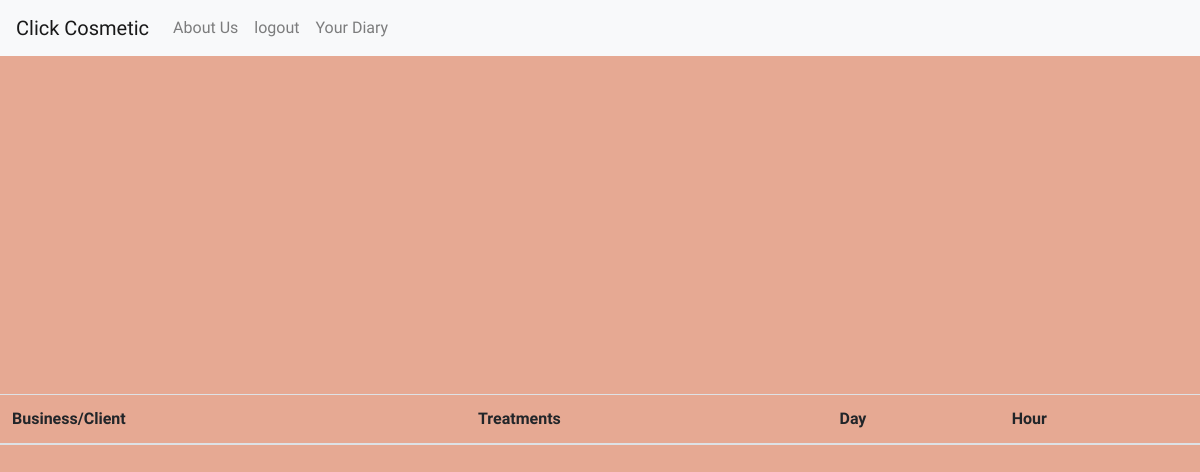
The app's page /diary/ (signed in), older data.
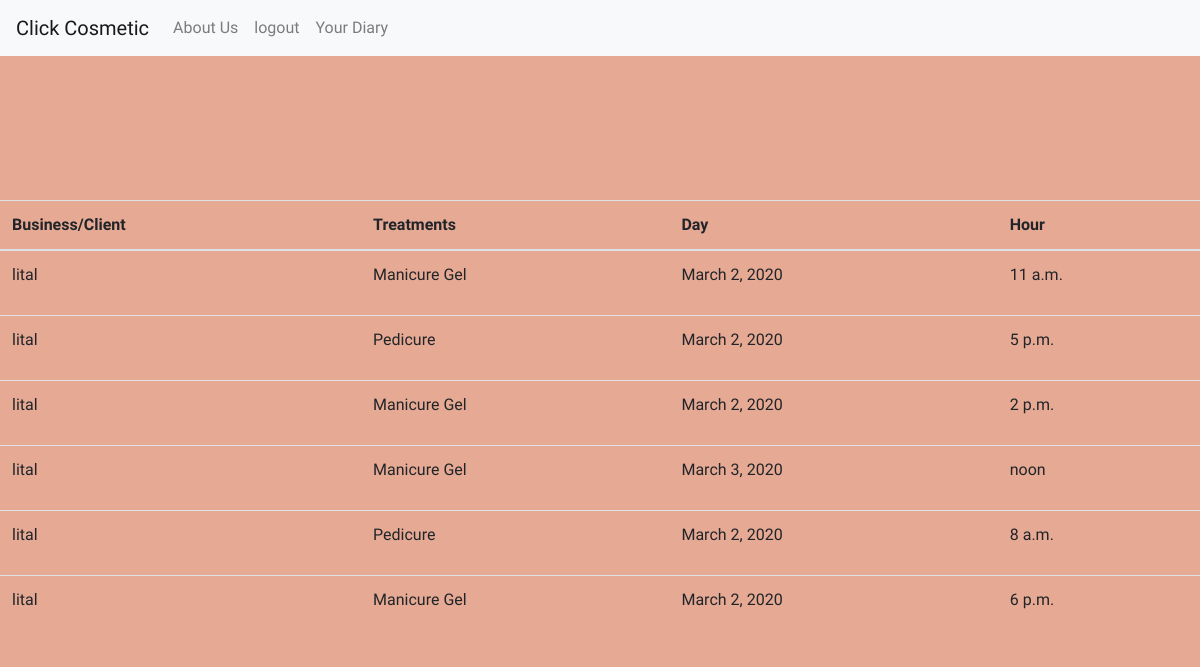
The same page, newer data.
### core/models.py (models this page shows, shortened)
class Appointment(models.Model):
    business = models.ForeignKey(Business,on_delete=models.CASCADE,related_name='appointments')
    client = models.ForeignKey(Client,on_delete=models.CASCADE,related_name='appointments')
    treatment = models.ForeignKey(TreatmentType,on_delete=models.CASCADE)
    day = models.DateField()
    time = models.TimeField(default="08:00")

class Client(models.Model):
    user = models.OneToOneField(settings.AUTH_USER_MODEL, on_delete=models.CASCADE, related_name='client')
    location = models.CharField(max_length=200)
    phone = models.CharField(max_length=50, null=True, blank=True)

class TreatmentType(models.Model):
    name = models.CharField(max_length=200)
    def __str__(self):
        return self.name

### core/views.py (the view)
# urls.py: path('diary/', DiaryView.as_view(), name="diary_form")
class DiaryView(LoginRequiredMixin, TemplateView):
    template_name = 'core/diary.html'
    def get_context_data(self, **kwargs):
        context = super().get_context_data(**kwargs)
        context['appointments'] = Appointment.objects.filter(
            Q(business__user=self.request.user) |
            Q(client__user=self.request.user)
        )
        return context

### core/templates/core/diary.html (shortened to what this page needs)
{% extends 'core/base.html' %}
{% block content %}
    <table class="table table-hover">
        <thead>
        <tr>
            <th scope="col"> Business/Client</th>
            <th scope="col"> Treatments</th>
            <th scope="col"> Day</th>
            <th scope="col"> Hour</th>
        </tr>
        </thead>
        <tbody>
        {% for a in appointments %}
            {% if a.client %}
            <tr>
                <td><p>{{ a.client.user.username }}</p>
                </td>
                <td><p>{{ a.treatment }}</p>
                </td>
                <td><p>{{ a.day }}</p>
                </td>
                <td>
                    <p>{{ a.time }}</p>
                </td>
            </tr>
            {% endif %}
        {% endfor %}
        </tbody>
    </table>
{% endblock content %}

### core/templates/core/base.html (shortened to what this page needs)
{% load static %}
<!DOCTYPE html>
<html lang="en">
<head>
    <link rel="stylesheet" href="https://stackpath.bootstrapcdn.com/bootstrap/4.4.1/css/bootstrap.min.css"
>
    <link rel="stylesheet" href="{% static 'css/style.css' %}">
</head>
<body>
<nav class="navbar navbar-expand-lg navbar-light bg-light">
    <a class="navbar-brand" href="{% url 'core:search' %}">Click Cosmetic</a>
    <div class="collapse navbar-collapse" id="navbarNavDropdown">
        <ul class="navbar-nav">
            <li class="nav-item">
                <a class="nav-link" href="#">About Us</a>
            </li>
            {% if user.is_authenticated %}
                <li class="nav-item logout">
                    <a class="nav-link" href="{% url 'logout' %}">logout</a>
                </li>
                <li class="nav-item diary" aria-labelledby="navbarDropdownMenuLink">
                    <a class="nav-link" href="{% url 'core:diary_form' %}">Your Diary</a>
                </li>
            {% endif %}
        </ul>
    </div>
</nav>
<div class="content">{% block content %}{% endblock %}</div>
</body>
</html>

### core/static/css/style.css (style rules this page uses)
body { background-color: #E6A993; font-family: 'Oleo Script'; padding: 0; margin: 0; }
.content { min-height: calc(100vh - 57px); display: flex; justify-content: center; align-items: center; flex-direction: column; }
ul { list-style: none; }
.table-hover { background-position: center; background-repeat: no-repeat; }

Row changes from the older to the newer data that the page shows:
added Appointment: client.user.username "lital", treatment "Manicure Gel", day "March 2, 2020", time "11 a.m."
added Appointment: client.user.username "lital", treatment "Pedicure", day "March 2, 2020", time "5 p.m."
added Appointment: client.user.username "lital", treatment "Manicure Gel", day "March 2, 2020", time "2 p.m."
added Appointment: client.user.username "lital", treatment "Manicure Gel", day "March 3, 2020", time "noon"
added Appointment: client.user.username "lital", treatment "Pedicure", day "March 2, 2020", time "8 a.m."
added Appointment: client.user.username "lital", treatment "Manicure Gel", day "March 2, 2020", time "6 p.m."
